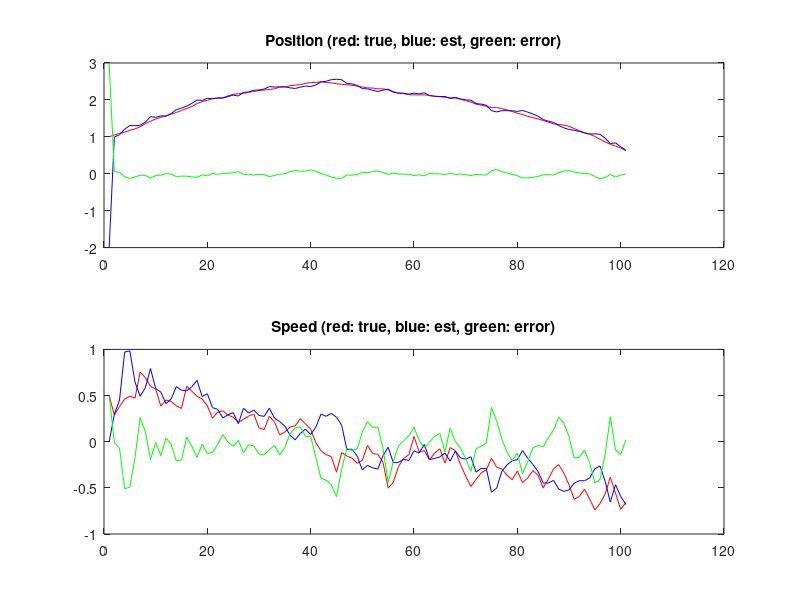
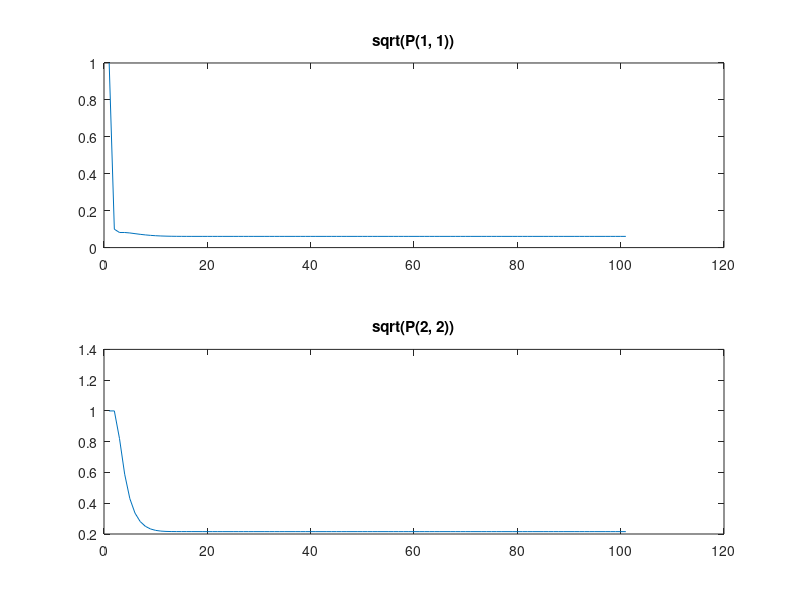
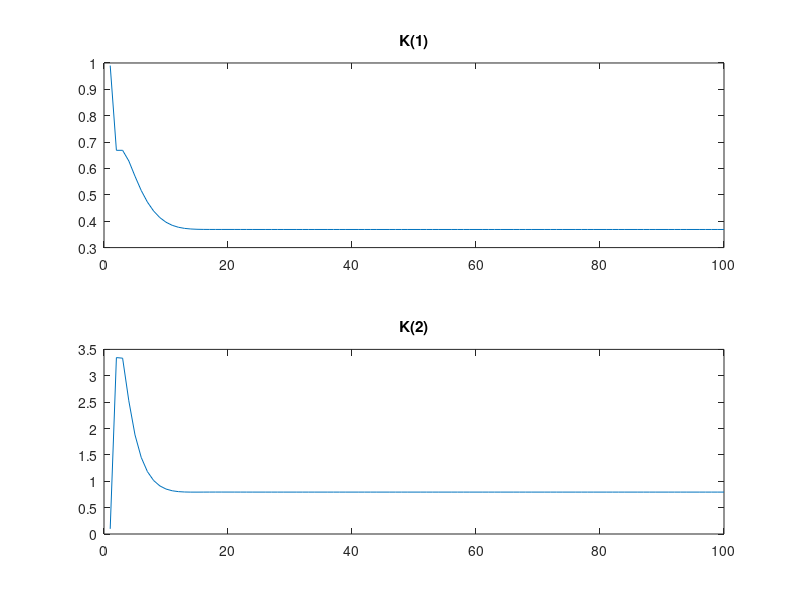

MATLAB code to generate these figures, in order:
% This is an example program to simulate the car example described by the equations
% 
% p(k+1) = p(k) + dt * s(k)
% s(k+1) = s(k) + dt * u(k)
%
% where p(k) and s(k) is the position and speed respectively
%
% This can be re-written in state-space form as
% 
% x(k+1) = A * x(k) + B * u(k)
%
% where A = [1 dt; 0 1], B = [0; dt], x=[p; s]
%
% We also assume that we measure the position, which gives
% y(k) = [1 0] * x(k) = C * x(k)
% 
% We also add noise, i.e.
% 
% x(k+1) = A * x(k) + B * u(k) + G * w(k)
% y(k) = C * x(k) + D * v(k)
% where w(k) is process noise and v(k) is measurement noise.
% 
% We assume that G is eye(2) (identity matrix) and that D is 1;
% 
% We assume that w(k) and v(k) are white, zero-mean and Gaussian
% 
% For estimation we use the Kalman Filter
%
% xhat(k+1|k) = A * xhat(k|k) + B * u(k)
% P(k+1|k) = A * P * A^T + G * R * G^T
% 
% K(k+1) = P(k+1|k) * C^T * inv(C * P(k+1|k) * C^T + D * Q * D^T)
% xhat(k+1|k+1) = xhat(k+1|k) + K(k+1) * (y(k+1) - C * xhat(k+1|k))
% P(k+1|k+1) = P(k+1|k) - K(k+1) * C * P(k+1|k)
%
% This program assumes that dt = 0.1s and allows you to play with different
% setting for the noise levels. Try with different values for the noise levels

%%%%%%%%%%%%%%%%%%%%%%%%%%
% The system model
dt = 0.1;
A = [1 dt; 0 1];
B = [0; dt];
C = [1 0];

x = [1 0.5]';
u = 0;

% the simulated noise 

wStdP = 0.01;  % Noise on simulated position
wStdV = 0.1;   % Noise on simulated velocity
vStd = 0.1;    % Simulated measurement noise on position

%%%%%%%%%%%%%%%%%%%%%%%%%%
% The Kalman Filter modeled uncertainties and initial values

xhat = [-2 0]';
P = eye(2) * 1;
G = eye(2);
D = 1;
R = diag([0.01^2 0.1^2]);   % process noise
Q = 0.1^2;                  % measurement noise

n = 100;

X = zeros(2, n+1);
Xhat = zeros(2, n+1);
PP = zeros(4, n+1);
KK = zeros(2, n);

X(:, 1) = x;
Xhat(:, 1) = xhat;
PP(:, 1) = reshape(P, 4, 1);
figure(1)
drawnow

for k = 1 : n
    x = A * x + B * u + [wStdP * randn(1, 1); wStdV * randn(1, 1)];
    y = C * x + D * vStd * randn(1, 1);
    X(:, k + 1) = x;

    % Prediction
    xhat = A * xhat + B * u;
    P = A * P * A' + G * R * G';

    % Measurement update
    K = P * C' * inv(C * P * C' + D * Q * D');
    xhat = xhat + K * (y - C * xhat);
    P = P - K * C * P;
    Xhat(:, k + 1) = xhat;
    KK(:, k) = K;
    PP(:, k + 1) = reshape(P, 4, 1);

    % plot results
    clf, subplot(2, 1, 1), 
    plot(X(1, 1 : (k + 1)), 'r')
    hold on, 
    plot(Xhat(1, 1 : (k + 1)), 'b')
    plot(X(1, 1 : (k + 1)) - Xhat(1, 1 : (k + 1)), 'g')
%     axis([0 n+5 -2 7])
    title('Position (red: true, blue: est, green: error)')
    %legend('true', 'est', 'error')

    subplot(2, 1, 2), 
    plot(X(2, 1 : (k + 1)), 'r')
    hold on, 
    plot(Xhat(2, 1 : (k + 1)), 'b')
    plot(X(2, 1 : (k + 1)) - Xhat(2, 1 : (k + 1)), 'g')
%     axis([0 n+5 -5 5])
    title('Speed (red: true, blue: est, green: error)')
    %legend('true', 'est', 'error')

    drawnow
end

E = X - Xhat;
disp(sprintf('Standard deviation of error in position (second half): %fm', std(E(1, round(size(E, 2) / 2) : end))))
disp(sprintf('Standard deviation of error in velocity (second half): %fm/s', std(E(2, round(size(E, 2) / 2) : end))))

figure(2)
title('Estimated error covariance')
subplot(2, 1, 1),
plot(sqrt(PP(1, :)))
title('sqrt(P(1, 1))')
subplot(2, 1, 2),
plot(sqrt(PP(4, :)))
title('sqrt(P(2, 2))')

figure(3)
title('Kalman filter gain coefficients')
subplot(2, 1, 1),
plot(KK(1, :))
title('K(1)')
subplot(2, 1, 2),
plot(KK(2, :))
title('K(2)')
